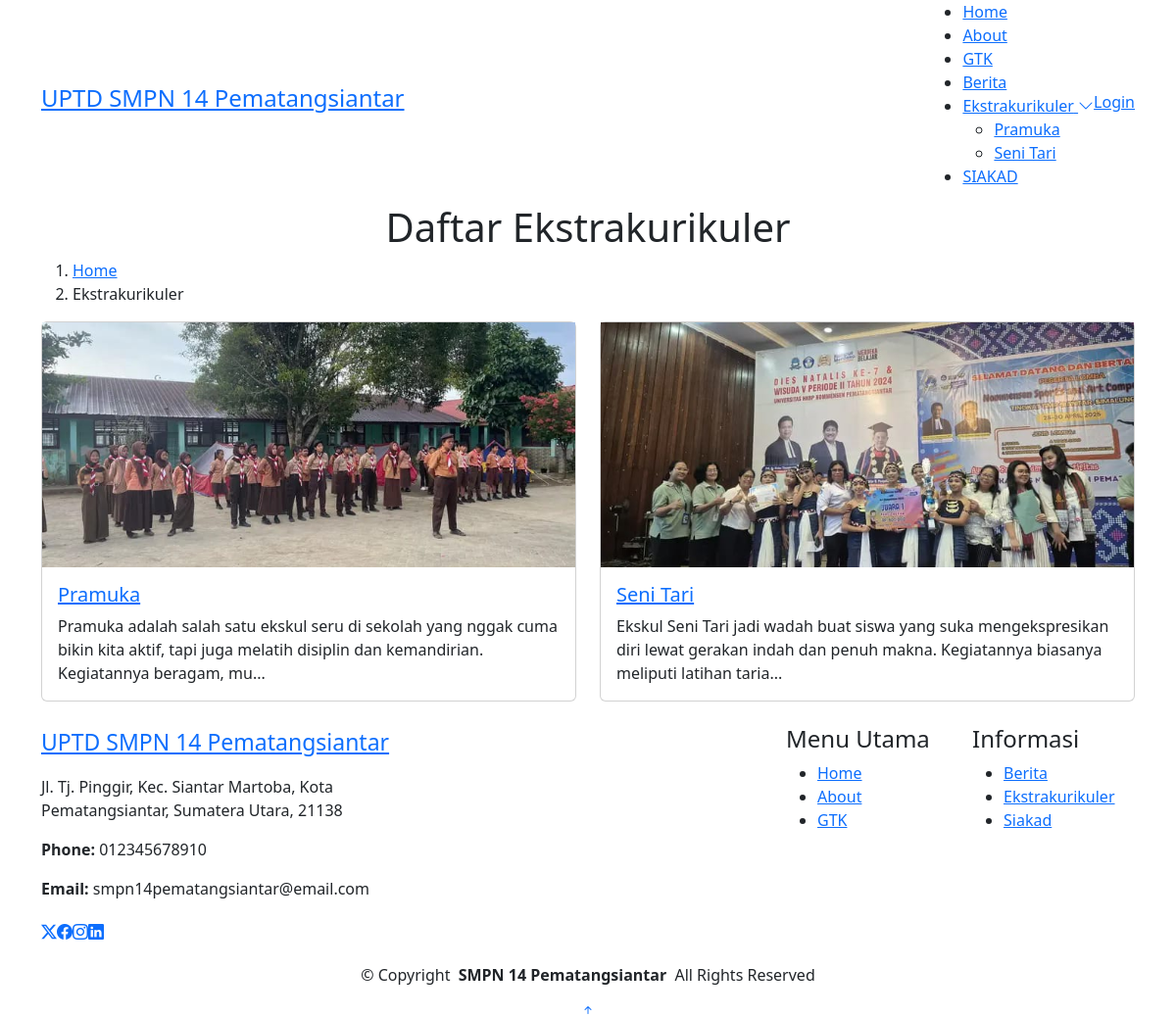
The app's page /website/ekskul/ekstrakurikuler.php with its own data.
### tables this page shows
CREATE TABLE `tbl_ekskul` (
  `id_ekskul` int(11) NOT NULL,
  `nama_ekskul` varchar(100) NOT NULL,
  `keterangan` text NOT NULL,
  `pembina_putra` varchar(100) DEFAULT NULL,
  `pembina_putri` varchar(100) DEFAULT NULL,
  `pelatih` varchar(100) DEFAULT NULL,
  `hari` varchar(50) NOT NULL,
  `created_at` timestamp NOT NULL DEFAULT current_timestamp()
);

CREATE TABLE `tbl_ekskul_foto` (
  `id_foto` int(11) NOT NULL,
  `id_ekskul` int(11) NOT NULL,
  `nama_file` varchar(255) NOT NULL
);

CREATE TABLE `tbl_footer` (
  `id` int(11) NOT NULL,
  `alamat` text NOT NULL,
  `phone` varchar(50) NOT NULL,
  `email` varchar(100) NOT NULL,
  `maps` varchar(255) NOT NULL,
  `foto` varchar(255) NOT NULL
);

### website/config.php (called while the page is built, shortened)
<?php
$main_url = "http://localhost/website/";

### website/ekskul/ekstrakurikuler.php (the view, shortened to what this page needs)
<?php
require_once "../config.php";
require_once "../template/header.php";
require_once "../template/navbar.php";
?>
<main class="main">
    <div class="page-title" data-aos="fade">
        <div class="heading">
            <div class="container">
                <div class="row d-flex justify-content-center text-center">
                    <div class="col-8">
                        <h1>Daftar Ekstrakurikuler</h1>
                    </div>
                </div>
            </div>
        </div>
        <nav class="breadcrumbs">
            <div class="container">
                <ol>
                    <li><a href="<?= $main_url ?>index.php">Home</a></li>
                    <li class="current">Ekstrakurikuler</li>
                </ol>
            </div>
        </nav>
    </div>
    <section id="events" class="events section">
        <div class="container" data-aos="fade-up">
            <div class="row">
                <?php
                $queryEkskul = mysqli_query($koneksi, "SELECT * FROM tbl_ekskul");
                while ($data = mysqli_fetch_assoc($queryEkskul)) {
                    $id_ekskul = $data['id_ekskul'];
                    $fotoQ = mysqli_query($koneksi, "SELECT nama_file FROM tbl_ekskul_foto WHERE id_ekskul=$id_ekskul LIMIT 1");
                    $dataFoto = mysqli_fetch_assoc($fotoQ);
                ?>
                    <div class="col-md-6 d-flex align-items-stretch mb-4">
                        <div class="card">
                            <div class="card-img">
                                <img src="http://localhost/sekolah/asset/image/<?= $dataFoto['nama_file'] ?>"
                                    alt="<?= $data['nama_ekskul'] ?>"
                                    style="width:100%; height:250px; object-fit:cover;">
                            </div>
                            <div class="card-body">
                                <h5 class="card-title">
                                    <a href="detail-ekskul.php?id=<?= $data['id_ekskul'] ?>">
                                        <?= $data['nama_ekskul'] ?>
                                    </a>
                                </h5>
                                <p class="card-text">
                                    <?= substr(strip_tags($data['keterangan']), 0, 150) ?>...
                                </p>
                            </div>
                        </div>
                    </div>
                <?php } ?>
            </div>
        </div>
    </section>
    <?php
    require_once "../template/footer.php";
    ?>

### website/template/footer.php (shortened to what this page needs)
<?php
require_once __DIR__ . "/../config.php";
$footer = mysqli_query($koneksi, "SELECT * FROM tbl_footer WHERE id=1");
$data = mysqli_fetch_assoc($footer);
?>
<footer id="footer" class="footer position-relative light-background">
    <div class="container footer-top">
        <div class="row gy-4">
            <div class="col-lg-4 col-md-6 footer-about">
                <a href="index.html" class="logo d-flex align-items-center">
                    <span class="sitename" style="font-size: 23;">UPTD SMPN 14 Pematangsiantar</span>
                </a>
                <div class="footer-contact pt-3">
                    <p><?= $data['alamat'] ?></p>
                    <p class="mt-3"><strong>Phone:</strong> <span><?= $data['phone'] ?></span></p>
                    <p><strong>Email:</strong> <span><?= $data['email'] ?></span></p>
                </div>
                <div class="social-links d-flex mt-4">
                    <a href=""><i class="bi bi-twitter-x"></i></a>
                    <a href=""><i class="bi bi-facebook"></i></a>
                    <a href=""><i class="bi bi-instagram"></i></a>
                    <a href=""><i class="bi bi-linkedin"></i></a>
                </div>
            </div>
            <div class="col-lg-4 col-md-6 footer-maps">
                <div class="ratio ratio-16x9" style="margin-left: -50px;">
                    <iframe src="<?= $data['maps']; ?>"
                        width="100%" height="100%" style="border:0;"
                        allowfullscreen="" loading="lazy"
></iframe>
                </div>
            </div>
            <div class="col-lg-2 col-md-3 footer-links">
                <h4>Menu Utama</h4>
                <ul>
                    <li><a href="<?= $main_url ?>index.php">Home</a></li>
                    <li><a href="<?= $main_url ?>about.php">About</a></li>
                    <li><a href="<?= $main_url ?>guru.php">GTK</a></li>
                </ul>
            </div>
            <div class="col-lg-2 col-md-3 footer-links">
                <h4>Informasi</h4>
                <ul>
                    <li><a href="<?= $main_url ?>berita/berita.php">Berita</a></li>
                    <li><a href="<?= $main_url ?>ekskul/ekstrakurikuler.php">Ekstrakurikuler</a></li>
                    <li><a href="http://localhost/siakad">Siakad</a></li>
            </div>
        </div>
    </div>
    <div class="container copyright text-center mt-4">
        <p>&copy; <span>Copyright</span> <strong class="px-1 sitename">SMPN 14 Pematangsiantar</strong> <span>All Rights Reserved</span></p>
    </div>
</footer>
<a href="#" id="scroll-top" class="scroll-top d-flex align-items-center justify-content-center"><i class="bi bi-arrow-up-short"></i></a>
</body>
</html>

### records on screen
tbl_ekskul: tbl_ekskul_foto.nama_file (picture), nama_ekskul "Pramuka", keterangan "Pramuka adalah salah satu ekskul seru di sekolah yang nggak cuma bikin kita aktif, tapi juga melatih disiplin dan kemandirian. Kegiatannya beragam, mu"
tbl_ekskul: tbl_ekskul_foto.nama_file (picture), nama_ekskul "Seni Tari", keterangan "Ekskul Seni Tari jadi wadah buat siswa yang suka mengekspresikan diri lewat gerakan indah dan penuh makna. Kegiatannya biasanya meliputi latihan taria"
tbl_footer: alamat "Jl. Tj. Pinggir, Kec. Siantar Martoba, Kota Pematangsiantar, Sumatera Utara, 21138", phone "012345678910", email "smpn14pematangsiantar@email.com"
